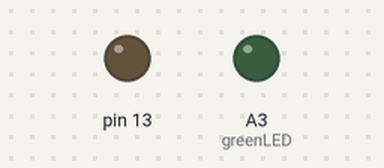
A sketch run on a simulated Arduino Uno, built with avr-gcc and run on an emulated ATmega328P. On the bench: output pins drawn as LEDs (lit = HIGH).

Above: at 1.1 s.
At 4.15 s:
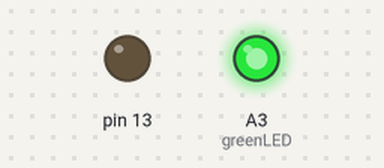
Timing chart, 0 to 6.8 s (numbered marks = the images above):
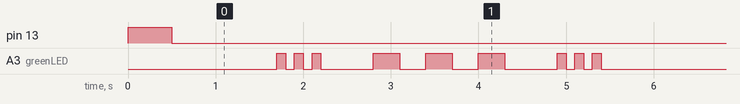

Measured:
- by itself, A3 (greenLED): repeats every 5.5 s: 2 × (LOW 0.10 s, HIGH 0.10 s), LOW 0.60 s, 2 × (HIGH 0.30 s, LOW 0.30 s), HIGH 0.30 s, LOW 0.60 s, 2 × (HIGH 0.10 s, LOW 0.10 s), HIGH 0.10 s, LOW 1.8 s, HIGH 0.10 s
- by itself, everything shown: repeats every 5.5 s, in 18 steps

The sketch:

morse_code.ino
```cpp
int dit = 100;
int dah = 300;
byte greenLED = A3;
int newLetter = 600;


void setup() {
  // put your setup code here, to run once:
  pinMode(13,OUTPUT);
  pinMode(A3,OUTPUT);
  digitalWrite(13, HIGH);
  delay(500); //To indicate program is starting
  digitalWrite(13, LOW);

}

void loop() {
  // put your main code here, to run repeatedly:
  delay(newLetter*2);

  //S of SOS
  digitalWrite(greenLED, HIGH);
  delay(dit);
  digitalWrite(greenLED, LOW);
  delay(dit);
  digitalWrite(greenLED, HIGH);
  delay(dit);
  digitalWrite(greenLED, LOW);
  delay(dit);
  digitalWrite(greenLED, HIGH);
  delay(dit);
  digitalWrite(greenLED, LOW);
  delay(newLetter);


//O of SOS
  digitalWrite(greenLED, HIGH);
  delay(dah);
  digitalWrite(greenLED, LOW);
  delay(dah);
  digitalWrite(greenLED, HIGH);
  delay(dah);
  digitalWrite(greenLED, LOW);
  delay(dah);
 digitalWrite(greenLED, HIGH);
  delay(dah);
  digitalWrite(greenLED, LOW);
  delay(newLetter);


  //S of SOS
  digitalWrite(greenLED, HIGH);
  delay(dit);
  digitalWrite(greenLED, LOW);
  delay(dit);
  digitalWrite(greenLED, HIGH);
  delay(dit);
  digitalWrite(greenLED, LOW);
  delay(dit);
  digitalWrite(greenLED, HIGH);
  delay(dit);
  digitalWrite(greenLED, LOW);
  delay(newLetter);


}
```
